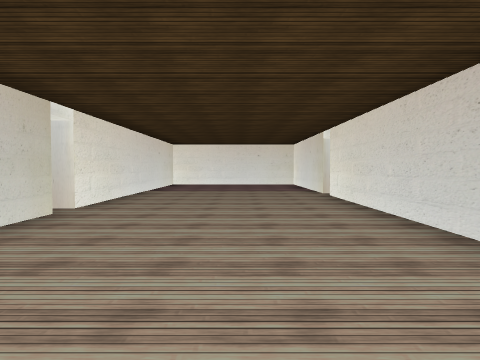
View 1 (above)

23 first-person views from a walk through a scene from a Unity 3-D project. The camera is 1.3 m above the floor, tilts 2° down and sees 70° across. Doors are open. The floor is counted in squares, 2 m on a side. Each view is taken from the middle of a square. On the plan, view 1 faces up. The plan holds only what a view shows up to about 10 squares ahead; the rest is blank. The place goes on beyond the plan. The player is left out. Some surface patterns are stand-ins.

View 2
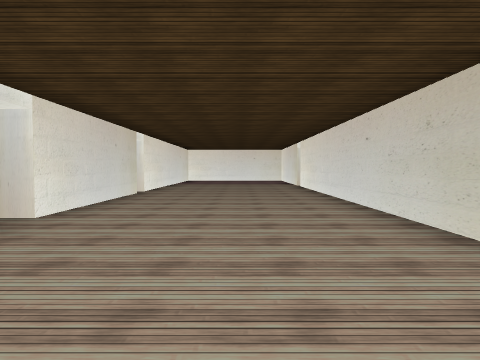

View 3
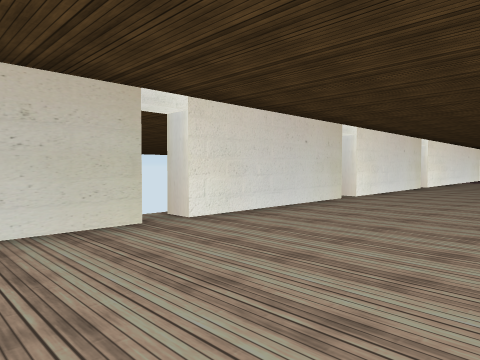

View 4
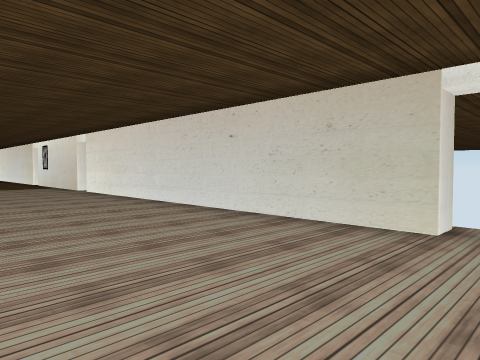

View 5
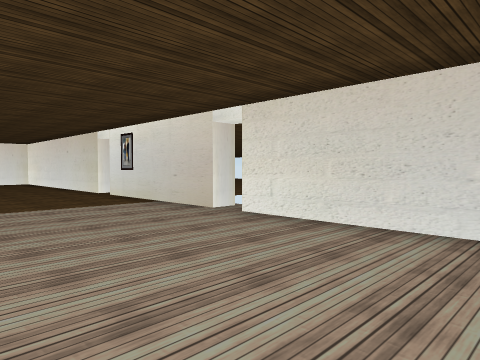

View 6
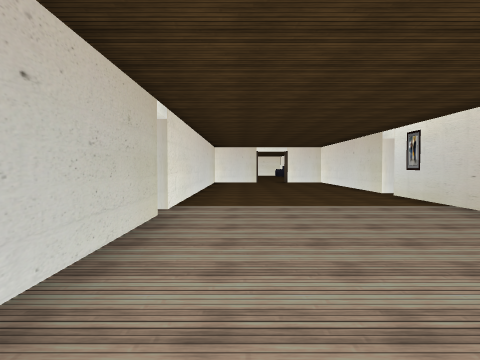

View 7
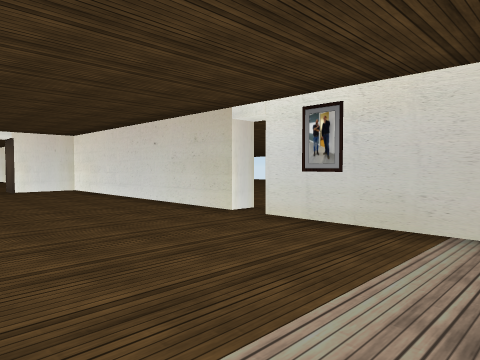

View 8
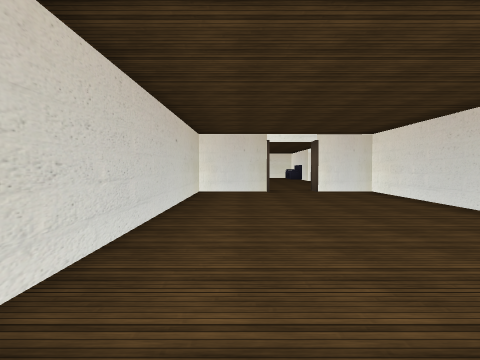

View 9
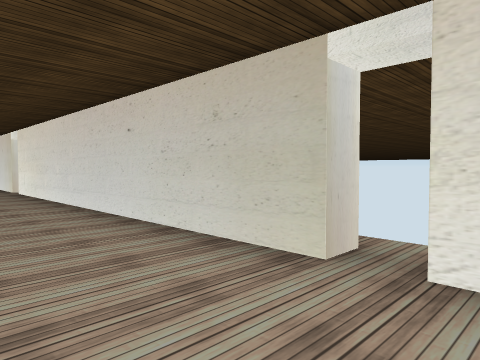

View 10
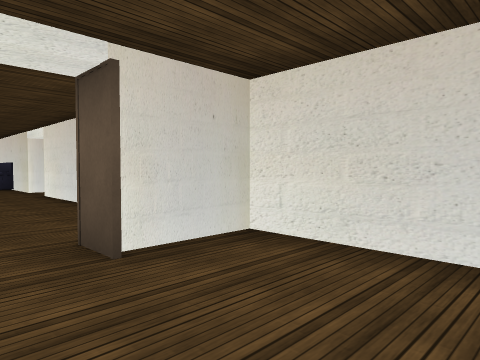

View 11
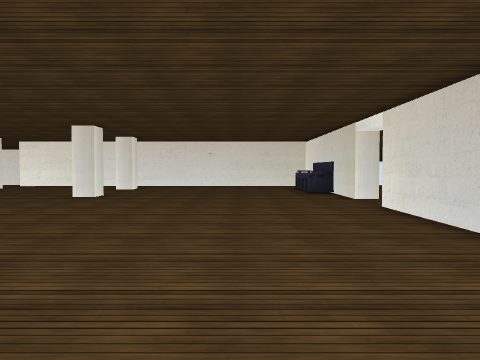

View 12
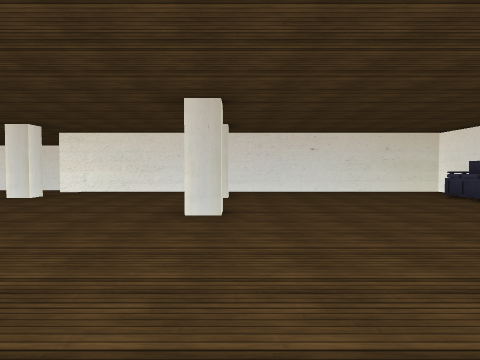

View 13
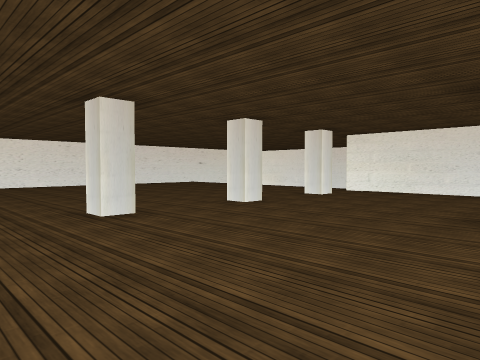

View 14
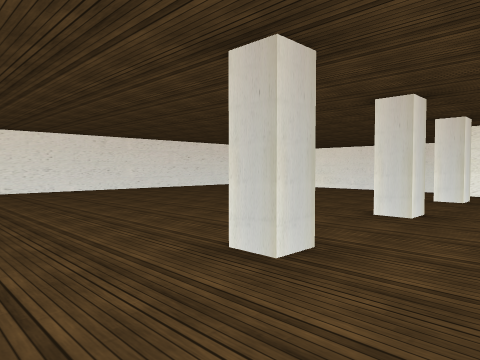

View 15
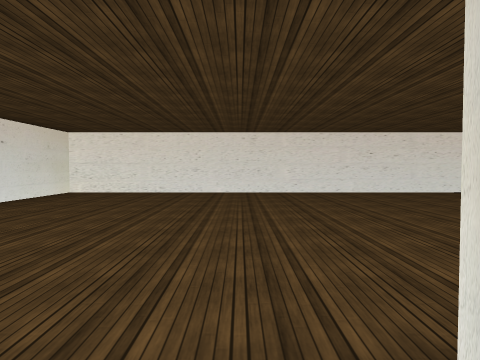

View 16
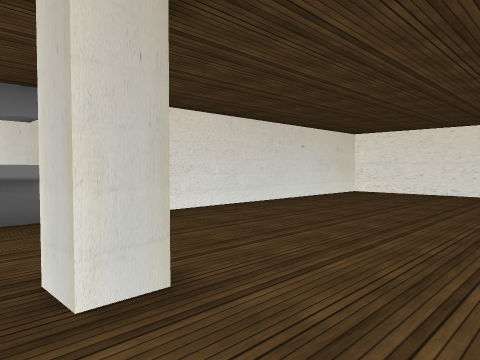

View 17
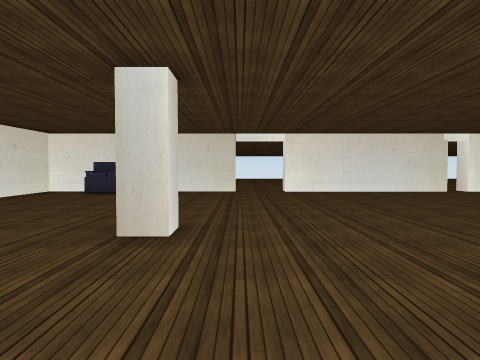

View 18
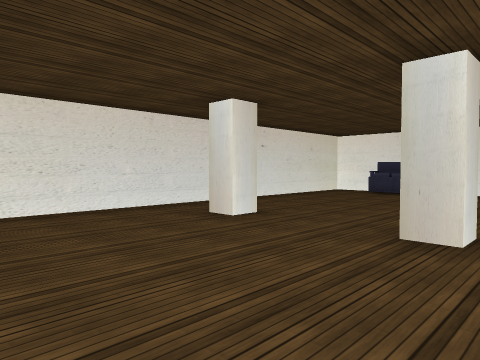

View 19
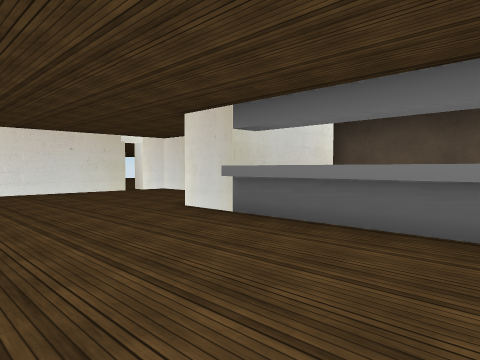

View 20
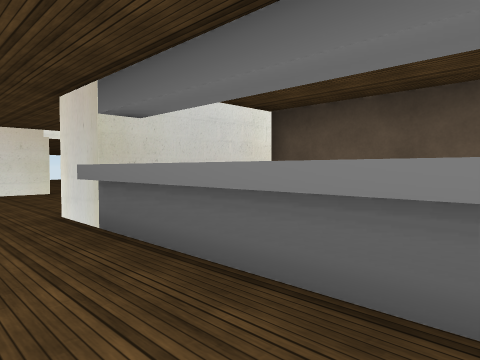

View 21
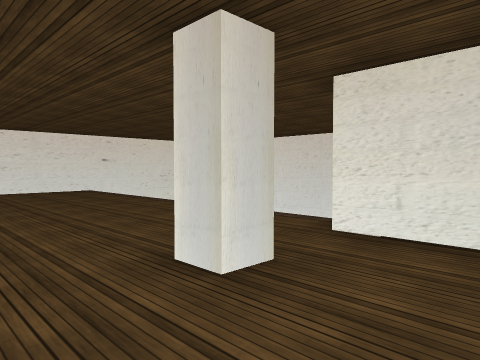

View 22
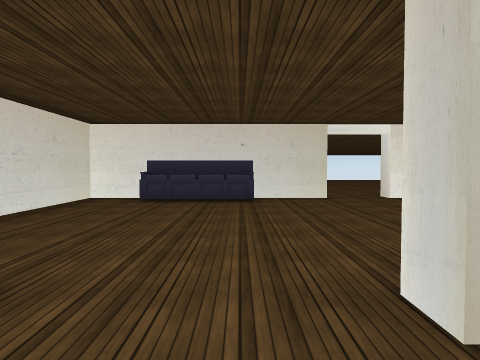

View 23
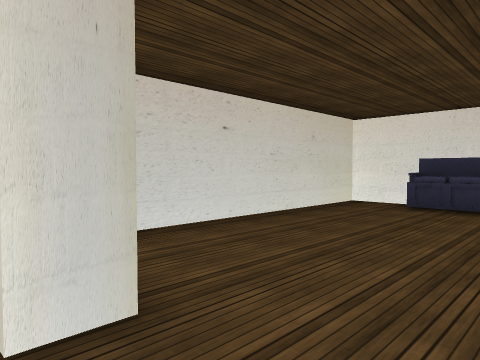

### Floor plan
Points are (right, up) in squares from view 1. A wall is a line through its corners. A room is listed if a view was taken in it or the views show most of it. See-through windows are left out.
Room 1 (views 1, 2, 3, 4, 5, 6, 7, 8, 9, 10)
walls: (-2.7, -5) (-2.7, -13.6); (2.1, -5.4) (2.1, -4); (2.1, -1) (2.1, 8.2); (-2.7, -0.3) (-2.7, -4.3); (-2.7, -14.3) (-2.7, -18.3); (2.1, -14.7) (2.1, -6); (-2.7, -18.8) (-2.7, -25.5) (-1.1, -25.5); (-2.7, 4.9) (-2.7, 0.4); (2.1, 8.7) (2.1, 10); (-2.7, 10) (-2.7, 5.5); (0.2, -25.5) (2.1, -25.5) (2.1, -15.4)
ways out: opening at (-0.5, -25) to room 2; open door at (-3, -18.5); open door at (-3, -14); open door at (-3, -4.5); open door at (-3, 0); open door at (-3, 5); open door at (2, -15); open door at (2, -5.5); open door at (2, -2); open door at (2, 8.5)
Room 2 (views 11, 12, 13, 14, 15, 16, 17, 18, 19, 20, 21, 22, 23)
walls: (7.5, -34.2) (7.5, -33.7) (8.1, -33.7); (8.1, -31.4) (7.5, -31.4) (7.5, -30.9) (8.1, -30.9); (3.8, -33.7) (3.8, -34.2) (3.3, -34.2) (3.3, -33.7) (3.8, -33.7); (7.5, -37) (7.5, -36.4) (8.1, -36.4); (6.9, -28.7) (3.2, -28.7); (8.2, -28.7) (7.8, -28.7); (6.8, -28.5) (2, -28.5); (8.2, -28.4) (8.2, -26.1); (3.2, -36.4) (3.8, -36.4) (3.8, -37); (6.2, -25.6) (3.3, -25.6) (3.3, -28.5); (-2.4, -33.1) (-2.4, -38.2) (7.9, -38.2); (16.1, -39.1) (16.1, -28.5) (9.9, -28.5); (-2.4, -27.3) (-2.4, -31.8); (-1.1, -25.2) (-1.1, -26.1)
low walls: (8.2, -28.5) (7.8, -28.5)
ways out: opening at (-0.5, -25) to room 1; open door at (-2, -32.5); open door at (-2, -27)
objects: sofa (-2, -37) to (-2, -35)

Positions as (right, up) in squares from view 1, and headings:
1: (0, 0), facing up
2: (0, -4), facing up
3: (1, -7), facing up-left
4: (1, -4), facing down-left
5: (1, -10), facing down-left
6: (1, -10), facing down
7: (1, -15), facing down-left
8: (1, -16), facing down
9: (0, -16), facing up-right
10: (0, -23), facing down-left
11: (0, -26), facing down
12: (3, -29), facing down
13: (3, -29), facing down-right
14: (6, -29), facing down-right
15: (7, -33), facing right
16: (7, -33), facing up-right
17: (7, -33), facing left
18: (7, -33), facing down-left
19: (7, -32), facing up-left
20: (7, -30), facing up-left
21: (6, -35), facing down-right
22: (5, -35), facing left
23: (4, -35), facing down-left
